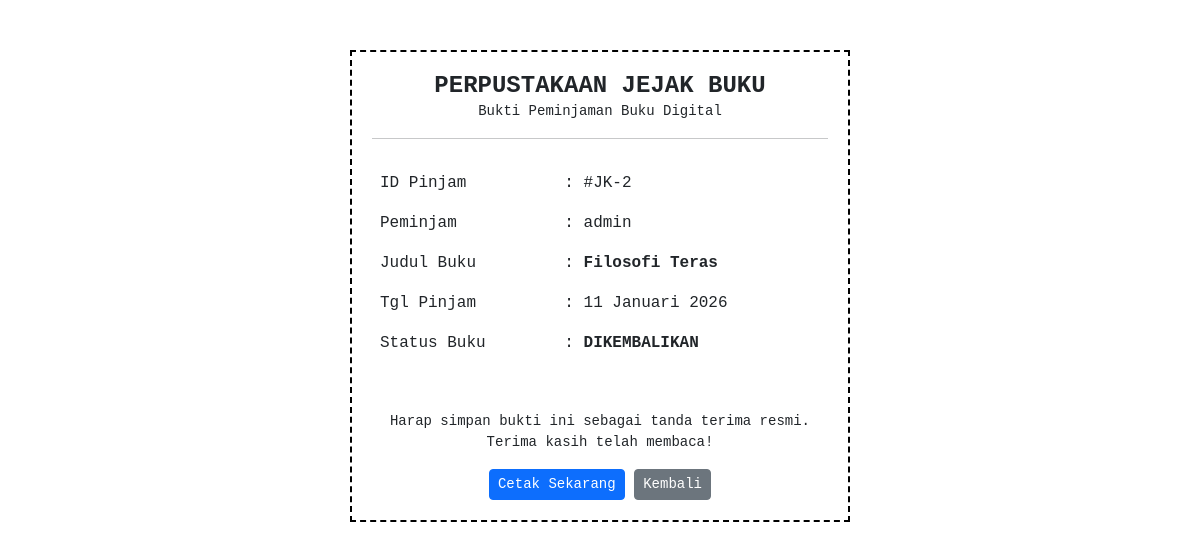
The app's page /cetak-bukti/2/ (signed in) with its own data.
### perpustakaan/models.py (models this page shows, shortened)
class Peminjaman(models.Model):
    user = models.ForeignKey(User, on_delete=models.CASCADE)
    buku = models.ForeignKey(Buku, on_delete=models.CASCADE)
    tanggal_pinjam = models.DateTimeField(auto_now_add=True)
    tanggal_kembali = models.DateTimeField(null=True, blank=True)
    status = models.CharField(max_length=20, default='Dipinjam') # Dipinjam / Dikembalikan

class Buku(models.Model):
    judul = models.CharField(max_length=200)
    penulis = models.CharField(max_length=100)
    deskripsi = models.TextField()
    cover = models.ImageField(upload_to='covers/', null=True, blank=True)
    tanggal_input = models.DateTimeField(auto_now_add=True)
    stok = models.IntegerField(default=1)

### perpustakaan/views.py (the view)
# urls.py: path('cetak-bukti/<int:id>/', views.cetak_bukti, name='cetak_bukti'),
@login_required(login_url='login')
def cetak_bukti(request, id):
    pinjaman = get_object_or_404(Peminjaman, id=id, user=request.user)
    context = {
        'pinjaman': pinjaman,
        'tanggal_cetak': datetime.now(),
    }
    return render(request, 'cetak_bukti.html', context)

### perpustakaan/templates/cetak_bukti.html (shortened to what this page needs)
<!DOCTYPE html>
<html lang="id">
<head>
    <link rel="stylesheet" href="https://cdn.jsdelivr.net/npm/bootstrap@5.3.0/dist/css/bootstrap.min.css">
</head>
<body onload="window.print()">
    <div class="receipt-card">
        <div class="text-center mb-4">
            <h4 class="fw-bold mb-0">PERPUSTAKAAN JEJAK BUKU</h4>
            <p class="small">Bukti Peminjaman Buku Digital</p>
            <hr>
        </div>
        <table class="table table-borderless sm">
    <tr>
        <td>ID Pinjam</td>
        <td>: #JK-{{ pinjaman.id }}</td>
    </tr>
    <tr>
        <td>Peminjam</td>
        <td>: {{ pinjaman.user.username }}</td>
    </tr>
    <tr>
        <td>Judul Buku</td>
        <td>: <strong>{{ pinjaman.buku.judul }}</strong></td>
    </tr>
    <tr>
        <td>Tgl Pinjam</td>
        <td>: {{ pinjaman.tanggal_pinjam|date:"d F Y" }}</td>
    </tr>
    <tr>
        <td>Status Buku</td>
        <td>:
            <span style="text-transform: uppercase; font-weight: bold;">
                {{ pinjaman.status }}
            </span>
        </td>
    </tr>
</table>
        <div class="text-center mt-5">
            <p class="small">Harap simpan bukti ini sebagai tanda terima resmi.<br>Terima kasih telah membaca!</p>
           <div class="no-print mt-3">
    <button onclick="window.print()" class="btn btn-primary btn-sm">Cetak Sekarang</button>
    <button onclick="window.history.back()" class="btn btn-secondary btn-sm">Kembali</button>
</div>
        </div>
    </div>
</body>
</html>

### perpustakaan/templates/cetak_bukti.html (style rules this page uses)
body { background: white; font-family: 'Courier New', Courier, monospace; }
.receipt-card { border: 2px dashed #000; padding: 20px; max-width: 500px; margin: 50px auto; }

### records on screen
Peminjaman: id "2", user.username "admin", buku.judul "Filosofi Teras", tanggal_pinjam "11 Januari 2026", status "DIKEMBALIKAN"
